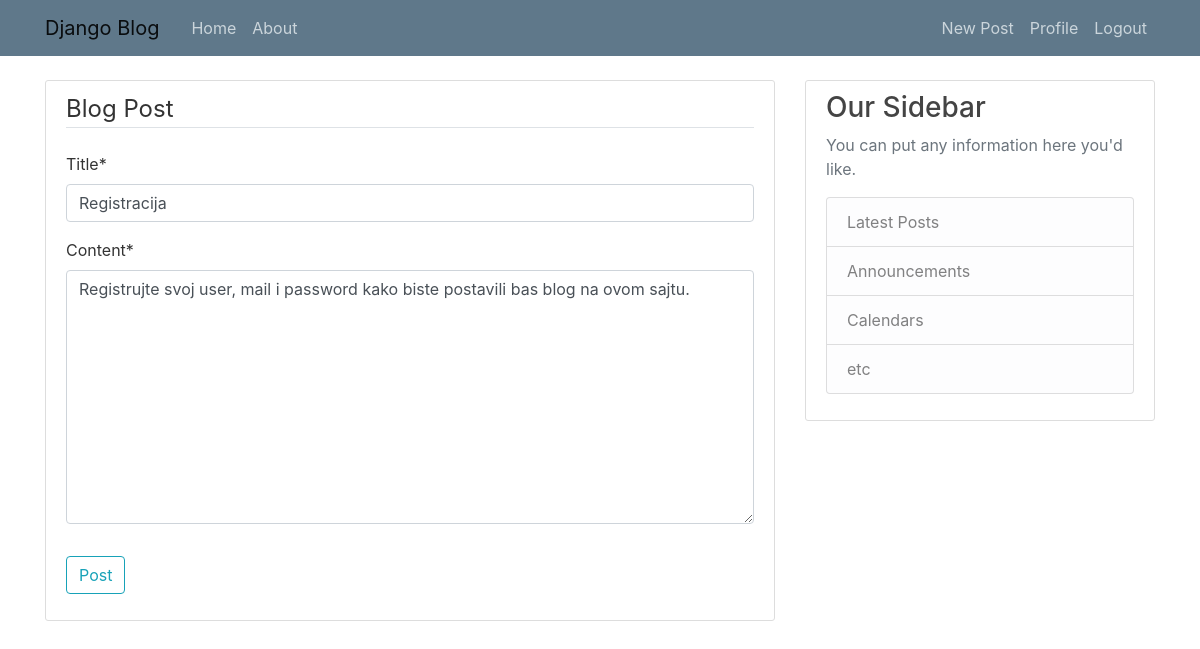
Screenshot of /post/12/update/ (signed in) with the database file from the repository.
### blog/models.py (models this page shows, shortened)
class Post(models.Model):
    title = models.CharField(max_length=100)
    content = models.TextField()
    date_posted = models.DateTimeField(default=timezone.now)
    author = models.ForeignKey(User, on_delete=models.CASCADE)

### blog/views.py (the view, shortened to what this page needs)
# urls.py: path('post/<int:pk>/update/', PostUpdateView.as_view(), name="post-update"),
class PostUpdateView(LoginRequiredMixin, UserPassesTestMixin, UpdateView):
    model = Post
    fields = ['title', 'content']
    def test_func(self):
        post = self.get_object()
        if self.request.user == post.author:
            return True
        return False

### blog/templates/blog/post_form.html (shortened to what this page needs)
{% extends "blog/base.html" %}
{% load crispy_forms_tags %}
{% block content %}
    <div class="content-section">
        <form action="" method="POST">
            <fieldset class="form-group">
                 <legend class="border-bottom mb-4">Blog Post</legend>
                 {{ form|crispy }}
            </fieldset>
           <div class="form-group">
               <button class="btn btn-outline-info" type="submit">Post</button>
           </div>
        </form>
    </div>
{% endblock content %}

### blog/static/blog/main.css (style rules this page uses)
body { background: #ffffff; color: #333333; margin-top: 5rem; }
.content-section { background: #ffffff; padding: 10px 20px; border: 1px solid #dddddd; border-radius: 3px; margin-bottom: 20px; }

### rows the page displays
Post: title "Registracija", content "Registrujte svoj user, mail i password kako biste postavili bas blog na ovom sajtu."
